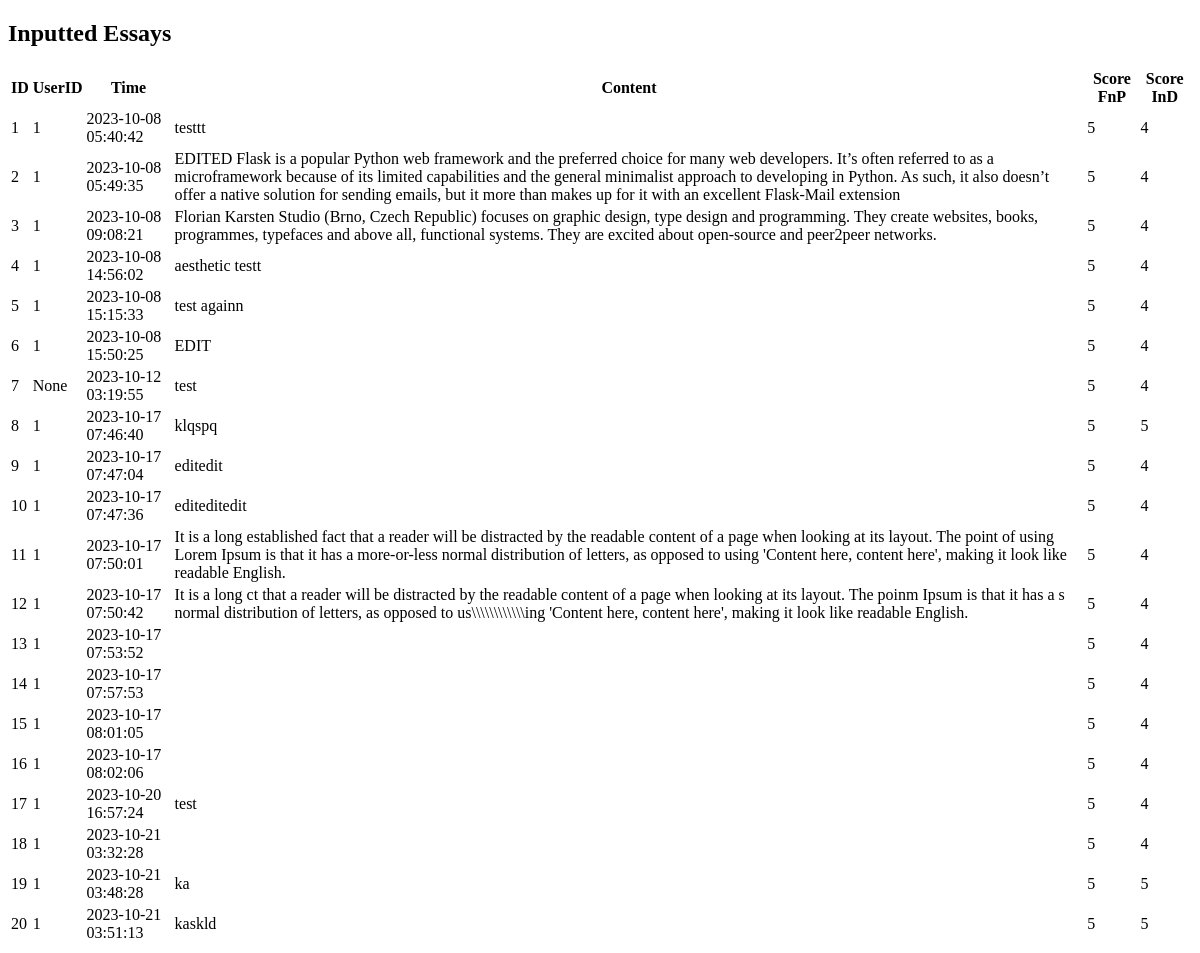
The app's page /printEssay, older data.
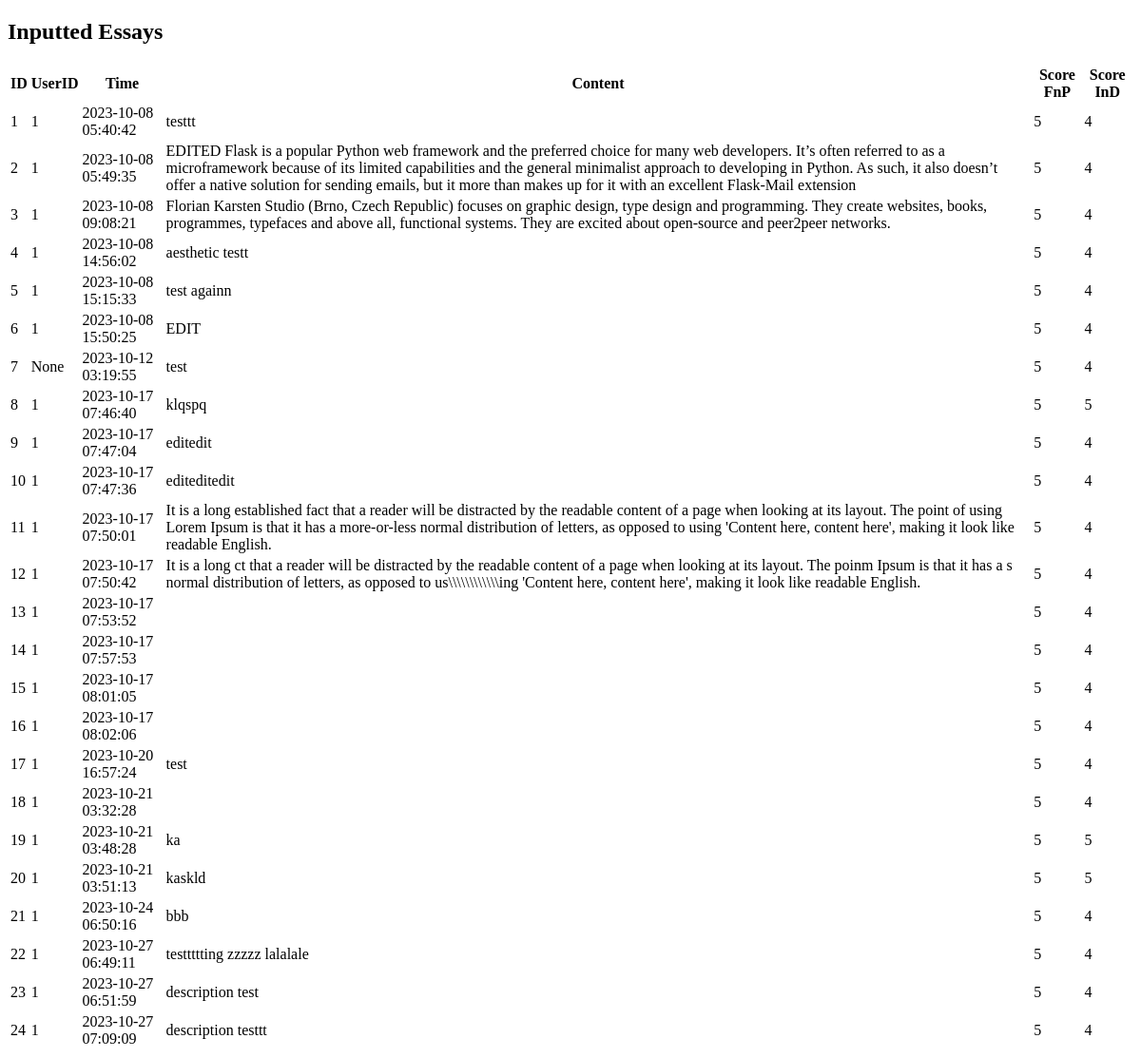
The same page, newer data.
### tables this page shows
CREATE TABLE essay (
    id INTEGER PRIMARY KEY AUTOINCREMENT,
    userId INTEGER, 
    created TIMESTAMP NOT NULL DEFAULT CURRENT_TIMESTAMP,
    content TEXT NOT NULL,
	scoreFocusnPurpose INTEGER NOT NULL,
	ideasnDevelopment INTEGER NOT NULL,
    FOREIGN KEY (userId) REFERENCES user(id)
);

### Main.py (the view)
@app.route("/printEssay")
def printEssay():
    article = Article()
    data = article.getAll2()
    return render_template("printEssay.html", essays=data)

### Models/Article.py (called while the page is built)
    def getAll2(self):
        self.data = []
        data = self.conn.execute("SELECT * FROM essay").fetchall()
        self.conn.close()
        return data

### templates/printEssay.html (shortened to what this page needs)
<!DOCTYPE html>
<html>
<head>
</head>
<body>
    <h2>Inputted Essays</h2>
    <table>
        <thead>
            <tr>
                <th>ID</th>
                <th>UserID</th>
                <th>Time</th>
                <th>Content</th>
                <th>Score FnP</th>
                <th>Score InD</th>
            </tr>
        </thead>
        <tbody>
            {% for essay in essays %}
                <tr>
                    <td>{{ essay[0] }}</td>
                    <td>{{ essay[1] }}</td>
                    <td>{{ essay[2] }}</td>
                    <td>{{ essay[3] }}</td>
                    <td>{{ essay[4] }}</td>
                    <td>{{ essay[5] }}</td>
                </tr>
            {% endfor %}
        </tbody>
    </table>
</body>
</html>

Row changes from the older to the newer data that the page shows:
added essay: id "21", userId "1", created "2023-10-24 06:50:16", content "bbb", scoreFocusnPurpose "5", ideasnDevelopment "4"
added essay: id "22", userId "1", created "2023-10-27 06:49:11", content "testtttting zzzzz lalalale", scoreFocusnPurpose "5", ideasnDevelopment "4"
added essay: id "23", userId "1", created "2023-10-27 06:51:59", content "description test", scoreFocusnPurpose "5", ideasnDevelopment "4"
added essay: id "24", userId "1", created "2023-10-27 07:09:09", content "description testtt", scoreFocusnPurpose "5", ideasnDevelopment "4"
